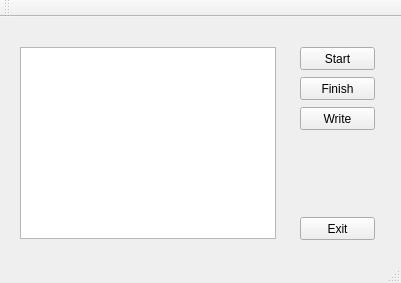
<?xml version="1.0" encoding="UTF-8"?>
<ui version="4.0">
 <class>MainWindow</class>
 <widget class="QMainWindow" name="MainWindow">
  <property name="geometry">
   <rect>
    <x>0</x>
    <y>0</y>
    <width>401</width>
    <height>283</height>
   </rect>
  </property>
  <property name="windowTitle">
   <string>MainWindow</string>
  </property>
  <widget class="QWidget" name="centralWidget">
   <widget class="QTextBrowser" name="textBrowser">
    <property name="geometry">
     <rect>
      <x>20</x>
      <y>30</y>
      <width>256</width>
      <height>192</height>
     </rect>
    </property>
   </widget>
   <widget class="QPushButton" name="pushButton">
    <property name="geometry">
     <rect>
      <x>300</x>
      <y>90</y>
      <width>75</width>
      <height>23</height>
     </rect>
    </property>
    <property name="text">
     <string>Write</string>
    </property>
   </widget>
   <widget class="QPushButton" name="pushButton_2">
    <property name="geometry">
     <rect>
      <x>300</x>
      <y>30</y>
      <width>75</width>
      <height>23</height>
     </rect>
    </property>
    <property name="text">
     <string>Start</string>
    </property>
   </widget>
   <widget class="QPushButton" name="pushButton_3">
    <property name="geometry">
     <rect>
      <x>300</x>
      <y>60</y>
      <width>75</width>
      <height>23</height>
     </rect>
    </property>
    <property name="text">
     <string>Finish</string>
    </property>
   </widget>
   <widget class="QPushButton" name="pushButton_4">
    <property name="geometry">
     <rect>
      <x>300</x>
      <y>200</y>
      <width>75</width>
      <height>23</height>
     </rect>
    </property>
    <property name="text">
     <string>Exit</string>
    </property>
   </widget>
   <widget class="QLabel" name="label">
    <property name="geometry">
     <rect>
      <x>310</x>
      <y>130</y>
      <width>47</width>
      <height>13</height>
     </rect>
    </property>
    <property name="text">
     <string/>
    </property>
   </widget>
  </widget>
  <widget class="QMenuBar" name="menuBar">
   <property name="geometry">
    <rect>
     <x>0</x>
     <y>0</y>
     <width>401</width>
     <height>19</height>
    </rect>
   </property>
  </widget>
  <widget class="QToolBar" name="mainToolBar">
   <attribute name="toolBarArea">
    <enum>TopToolBarArea</enum>
   </attribute>
   <attribute name="toolBarBreak">
    <bool>false</bool>
   </attribute>
  </widget>
  <widget class="QStatusBar" name="statusBar"/>
 </widget>
 <layoutdefault spacing="6" margin="11"/>
 <resources/>
 <connections/>
</ui>
